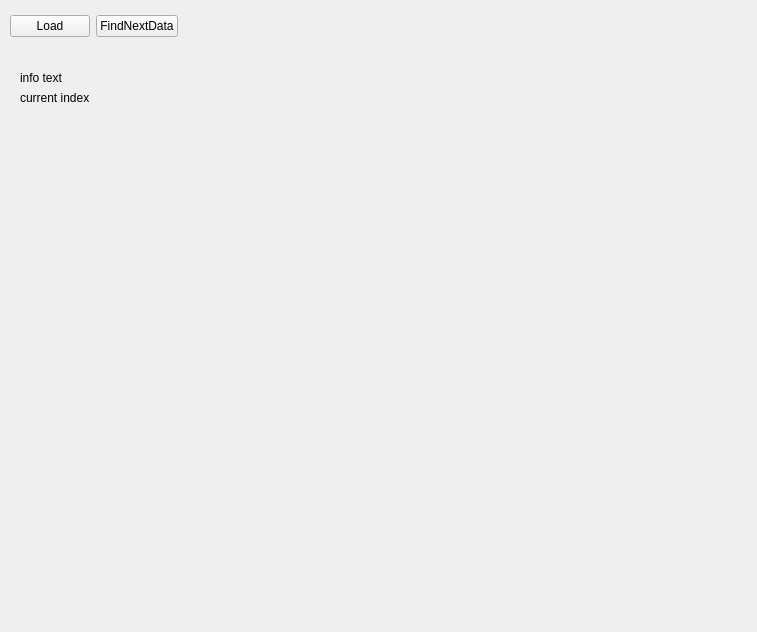
<?xml version="1.0" encoding="UTF-8"?>
<ui version="4.0">
 <class>Form</class>
 <widget class="QWidget" name="Form">
  <property name="geometry">
   <rect>
    <x>0</x>
    <y>0</y>
    <width>757</width>
    <height>632</height>
   </rect>
  </property>
  <property name="windowTitle">
   <string>Basic DataProcessing</string>
  </property>
  <widget class="QWidget" name="widgetLineGraphContainer" native="true">
   <property name="geometry">
    <rect>
     <x>20</x>
     <y>120</y>
     <width>711</width>
     <height>251</height>
    </rect>
   </property>
  </widget>
  <widget class="QWidget" name="horizontalLayoutWidget">
   <property name="geometry">
    <rect>
     <x>10</x>
     <y>10</y>
     <width>691</width>
     <height>32</height>
    </rect>
   </property>
   <layout class="QHBoxLayout" name="horizontalLayout">
    <item>
     <widget class="QPushButton" name="btnLoadData">
      <property name="text">
       <string>Load</string>
      </property>
     </widget>
    </item>
    <item>
     <widget class="QPushButton" name="btnFindNext">
      <property name="text">
       <string>FindNextData</string>
      </property>
     </widget>
    </item>
    <item>
     <spacer name="horizontalSpacer">
      <property name="orientation">
       <enum>Qt::Orientation::Horizontal</enum>
      </property>
      <property name="sizeHint" stdset="0">
       <size>
        <width>40</width>
        <height>20</height>
       </size>
      </property>
     </spacer>
    </item>
   </layout>
  </widget>
  <widget class="QLabel" name="labelInfo">
   <property name="geometry">
    <rect>
     <x>20</x>
     <y>70</y>
     <width>631</width>
     <height>16</height>
    </rect>
   </property>
   <property name="text">
    <string>info text</string>
   </property>
  </widget>
  <widget class="QLabel" name="labelCurIndex">
   <property name="geometry">
    <rect>
     <x>20</x>
     <y>90</y>
     <width>201</width>
     <height>16</height>
    </rect>
   </property>
   <property name="text">
    <string>current index</string>
   </property>
  </widget>
 </widget>
 <resources/>
 <connections/>
</ui>
